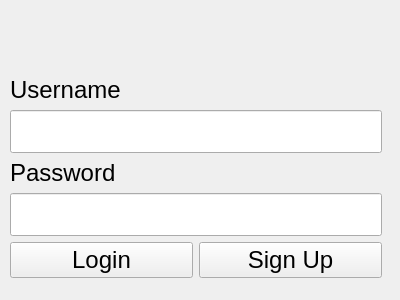
<?xml version="1.0" encoding="UTF-8"?>
<ui version="4.0">
 <class>LoginPane</class>
 <widget class="QWidget" name="LoginPane">
  <property name="geometry">
   <rect>
    <x>0</x>
    <y>0</y>
    <width>400</width>
    <height>300</height>
   </rect>
  </property>
  <property name="windowTitle">
   <string>Form</string>
  </property>
  <property name="inputMethodHints">
   <set>Qt::ImhHiddenText</set>
  </property>
  <widget class="QWidget" name="layoutWidget">
   <property name="geometry">
    <rect>
     <x>10</x>
     <y>70</y>
     <width>372</width>
     <height>208</height>
    </rect>
   </property>
   <layout class="QVBoxLayout" name="verticalLayout">
    <item>
     <widget class="QLabel" name="errorLabel">
      <property name="sizePolicy">
       <sizepolicy hsizetype="Maximum" vsizetype="Maximum">
        <horstretch>0</horstretch>
        <verstretch>0</verstretch>
       </sizepolicy>
      </property>
      <property name="maximumSize">
       <size>
        <width>0</width>
        <height>0</height>
       </size>
      </property>
      <property name="text">
       <string/>
      </property>
     </widget>
    </item>
    <item>
     <layout class="QHBoxLayout" name="horizontalLayout">
      <item>
       <widget class="QLabel" name="usernameLabel">
        <property name="font">
         <font>
          <pointsize>18</pointsize>
         </font>
        </property>
        <property name="text">
         <string>Username</string>
        </property>
       </widget>
      </item>
     </layout>
    </item>
    <item>
     <widget class="QLineEdit" name="usernameField">
      <property name="sizePolicy">
       <sizepolicy hsizetype="Expanding" vsizetype="Fixed">
        <horstretch>0</horstretch>
        <verstretch>0</verstretch>
       </sizepolicy>
      </property>
      <property name="minimumSize">
       <size>
        <width>276</width>
        <height>35</height>
       </size>
      </property>
      <property name="font">
       <font>
        <pointsize>28</pointsize>
       </font>
      </property>
     </widget>
    </item>
    <item>
     <layout class="QHBoxLayout" name="horizontalLayout_2">
      <item>
       <widget class="QLabel" name="passwordLabel">
        <property name="font">
         <font>
          <pointsize>18</pointsize>
         </font>
        </property>
        <property name="text">
         <string>Password</string>
        </property>
       </widget>
      </item>
     </layout>
    </item>
    <item>
     <widget class="QLineEdit" name="passwordField">
      <property name="minimumSize">
       <size>
        <width>0</width>
        <height>35</height>
       </size>
      </property>
      <property name="font">
       <font>
        <pointsize>28</pointsize>
       </font>
      </property>
      <property name="echoMode">
       <enum>QLineEdit::Password</enum>
      </property>
     </widget>
    </item>
    <item>
     <layout class="QHBoxLayout" name="horizontalLayout_3">
      <item>
       <widget class="QPushButton" name="loginButton">
        <property name="font">
         <font>
          <pointsize>18</pointsize>
         </font>
        </property>
        <property name="text">
         <string>Login</string>
        </property>
       </widget>
      </item>
      <item>
       <widget class="QPushButton" name="signupButton">
        <property name="font">
         <font>
          <pointsize>18</pointsize>
         </font>
        </property>
        <property name="text">
         <string>Sign Up</string>
        </property>
       </widget>
      </item>
     </layout>
    </item>
   </layout>
  </widget>
 </widget>
 <resources/>
 <connections/>
</ui>
